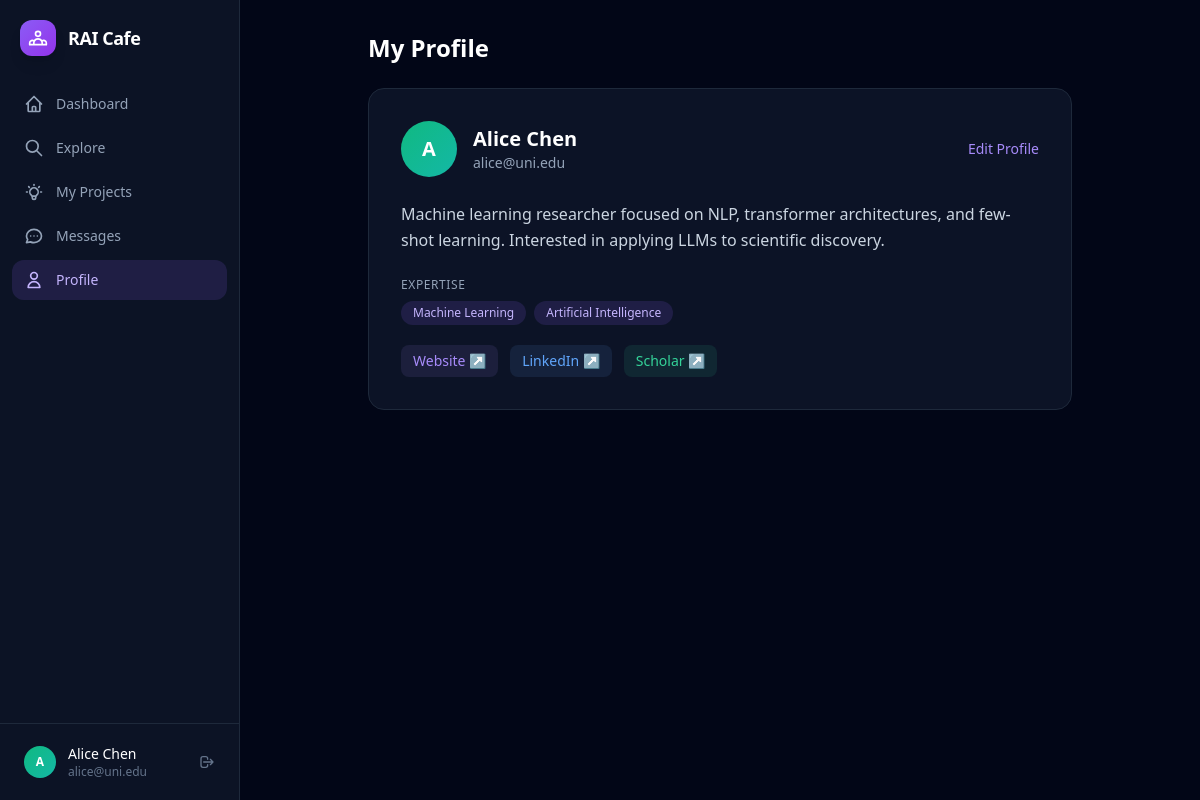
The page /profile (signed in) on the database its author committed.
### models.py (models this page shows, shortened)
class User(UserMixin, db.Model):
    id = db.Column(db.Integer, primary_key=True)
    email = db.Column(db.String(120), unique=True, nullable=False)
    password_hash = db.Column(db.String(256), nullable=False)
    name = db.Column(db.String(100), nullable=False)
    bio = db.Column(db.Text, default="")
    website = db.Column(db.String(300), default="")
    linkedin = db.Column(db.String(300), default="")
    scholar = db.Column(db.String(300), default="")
    expertise_keywords = db.Column(db.String(500), default="")
    research_interests = db.Column(db.String(500), default="")
    role = db.Column(db.String(20), default="user")
    status = db.Column(db.String(20), default="pending")
    created_at = db.Column(db.DateTime, default=lambda: datetime.now(timezone.utc))
    projects = db.relationship("Project", backref="owner", lazy=True)
    bids = db.relationship("Bid", backref="bidder", lazy=True)
    @property
    def expertise_list(self):
        return [k.strip() for k in (self.expertise_keywords or "").split(",") if k.strip()]
    @property
    def research_interests_list(self):
        return [k.strip() for k in (self.research_interests or "").split(",") if k.strip()]
    @property
    def initials(self):
        return self.name[0].upper() if self.name else "?"
    @property
    def avatar_color(self):
        colors = [
            "from-violet-500 to-purple-600",
            "from-blue-500 to-cyan-500",
            "from-emerald-500 to-teal-500",
            "from-amber-500 to-orange-500",
            "from-rose-500 to-pink-500",
            "from-indigo-500 to-blue-500",
        ]
        return colors[sum(ord(c) for c in str(self.id)) % len(colors)]

### app.py (the view)
@app.route("/profile")
@login_required
def profile():
    return render_template("profile.html")

### app.py (called while the page is built)
@login_manager.user_loader
def load_user(user_id):
    return db.session.get(User, int(user_id))

@app.context_processor
def inject_globals():
    unread = 0
    pending_count = 0
    if current_user.is_authenticated:
        unread = Message.query.filter_by(to_id=current_user.id, read=False).count()
        if current_user.role == "admin":
            pending_count = User.query.filter_by(status="pending").count()
    return dict(unread_count=unread, pending_user_count=pending_count)

### templates/profile.html (shortened to what this page needs)
{% extends "base.html" %}
{% block content %}
<div class="max-w-3xl mx-auto p-8">
  <h1 class="text-2xl font-bold mb-6">My Profile</h1>
  <div class="bg-slate-900/80 border border-slate-800 rounded-2xl p-8">
    <div class="flex items-center gap-4 mb-6">
      <div class="w-14 h-14 rounded-full bg-gradient-to-br {{ current_user.avatar_color }} flex items-center justify-center text-white text-xl font-bold">{{ current_user.initials }}</div>
      <div><h2 class="text-xl font-bold">{{ current_user.name }}</h2><p class="text-slate-400 text-sm">{{ current_user.email }}</p></div>
      <a href="{{ url_for('edit_profile') }}" class="ml-auto text-violet-400 hover:text-violet-300 text-sm font-medium transition">Edit Profile</a>
    </div>
    <p class="text-slate-300 leading-relaxed mb-6">{{ current_user.bio or 'No bio yet.' }}</p>
    {% if current_user.expertise_list %}
    <div class="mb-5">
      <p class="text-xs font-medium text-slate-400 uppercase tracking-wider mb-2">Expertise</p>
      <div class="flex flex-wrap gap-2">
        {% for kw in current_user.expertise_list %}
        <span class="text-xs font-medium bg-violet-500/15 text-violet-300 px-3 py-1 rounded-full">{{ kw }}</span>
        {% endfor %}
      </div>
    </div>
    {% endif %}
    <div class="flex flex-wrap gap-3">
      {% if current_user.website %}<a href="{{ current_user.website }}" target="_blank" class="text-sm text-violet-400 bg-violet-400/10 px-3 py-1.5 rounded-lg hover:bg-violet-400/20 transition">Website &nearr;</a>{% endif %}
      {% if current_user.linkedin %}<a href="{{ current_user.linkedin }}" target="_blank" class="text-sm text-blue-400 bg-blue-400/10 px-3 py-1.5 rounded-lg hover:bg-blue-400/20 transition">LinkedIn &nearr;</a>{% endif %}
      {% if current_user.scholar %}<a href="{{ current_user.scholar }}" target="_blank" class="text-sm text-emerald-400 bg-emerald-400/10 px-3 py-1.5 rounded-lg hover:bg-emerald-400/20 transition">Scholar &nearr;</a>{% endif %}
    </div>
  </div>
</div>
{% endblock %}

### templates/base.html (shortened to what this page needs)
<!DOCTYPE html>
<html lang="en" class="h-full">
<head>
  <script src="https://cdn.tailwindcss.com"></script>
</head>
<body class="h-full bg-slate-950 text-white">
{% if current_user.is_authenticated %}
<div class="flex h-full min-h-screen">
  <aside class="w-60 bg-slate-900/80 border-r border-slate-800 flex flex-col shrink-0 fixed h-full z-10">
    <a href="{{ url_for('dashboard') }}" class="p-5 flex items-center gap-3">
      <div class="w-9 h-9 rounded-xl bg-gradient-to-br from-violet-500 to-purple-600 flex items-center justify-center shadow-lg">
      </div>
      <span class="text-lg font-bold tracking-tight">RAI Cafe</span>
    </a>
    <nav class="flex-1 px-3 space-y-1 mt-2">
      {% for ep, label, d in nav %}
      <a href="{{ url_for(ep) }}" class="flex items-center gap-3 px-3 py-2.5 rounded-xl text-sm font-medium transition {% if request.endpoint == ep %}bg-violet-500/15 text-violet-300{% else %}text-slate-400 hover:bg-slate-800 hover:text-slate-200{% endif %}">
        <svg class="w-5 h-5 shrink-0" fill="none" stroke="currentColor" stroke-width="2" viewBox="0 0 24 24"><path stroke-linecap="round" stroke-linejoin="round" d="{{ d }}"/></svg>
        {{ label }}
      </a>
      {% endfor %}
    </nav>
    <div class="p-3 border-t border-slate-800">
      <div class="flex items-center gap-3 px-3 py-2">
        <div class="w-8 h-8 rounded-full bg-gradient-to-br {{ current_user.avatar_color }} flex items-center justify-center text-white text-xs font-bold">{{ current_user.initials }}</div>
        <div class="flex-1 min-w-0"><p class="text-sm font-medium truncate">{{ current_user.name }}</p><p class="text-xs text-slate-500 truncate">{{ current_user.email }}</p></div>
        <a href="{{ url_for('logout') }}" class="text-slate-500 hover:text-red-400 transition" title="Sign out">
          <svg class="w-4 h-4" fill="none" stroke="currentColor" stroke-width="2" viewBox="0 0 24 24"><path stroke-linecap="round" stroke-linejoin="round" d="M17 16l4-4m0 0l-4-4m4 4H7m6 4v1a3 3 0 01-3 3H6a3 3 0 01-3-3V7a3 3 0 013-3h4a3 3 0 013 3v1"/></svg>
        </a>
      </div>
    </div>
  </aside>
  <main class="flex-1 ml-60 overflow-y-auto min-h-screen">
    {% block content %}{% endblock %}
  </main>
</div>
{% else %}
{% block public_content %}{% endblock %}
{% endif %}
</body>
</html>

### rows shown on the page
User: initials "A", name "Alice Chen", email "alice@uni.edu", bio "Machine learning researcher focused on NLP, transformer architectures, and few-shot learning. Interested in applying LLMs to scientific discovery."

### other values the page prints
{{ label }} "Dashboard" "Explore" "My Projects" "Messages" "Profile"
{{ kw }} "Machine Learning" "Artificial Intelligence"
